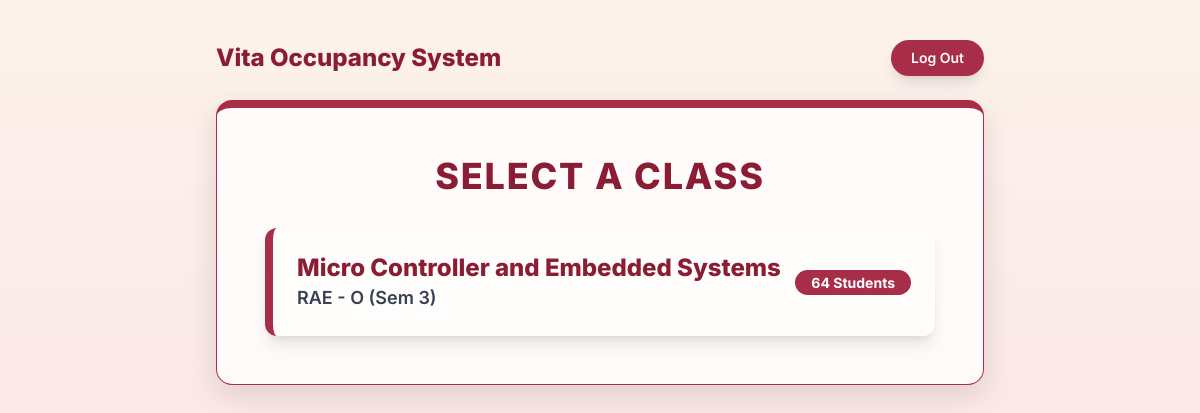
The page /class-selection (signed in) on the database its author committed.
### app.py (models this page shows)
class Class(db.Model):
    id = db.Column(db.Integer, primary_key=True)
    branch = db.Column(db.String(80), nullable=False)
    section = db.Column(db.String(10), nullable=False)
    sem = db.Column(db.Integer, nullable=False)
    strength = db.Column(db.Integer, nullable=False)
    subject_code = db.Column(db.String(20), nullable=False)
    subject_title = db.Column(db.String(120), nullable=False)
    teacher_id = db.Column(db.Integer, db.ForeignKey('teacher.id'), nullable=False)
    students = db.relationship('Student', backref='class_obj', lazy=True, cascade="all, delete-orphan")
    reports = db.relationship('AttendanceReport', backref='class_obj', lazy=True, cascade="all, delete-orphan")

### app.py (the view)
@app.route('/class-selection')
@login_required
def class_selection():
    if session.get('user_role') != 'teacher': return redirect(url_for('index'))
    classes = Class.query.filter_by(teacher_id=current_user.id).all()
    return render_template('class_selection.html', classes=classes)

### app.py (called while the page is built)
@login_manager.user_loader
def load_user(user_id):
    role = session.get('user_role')
    if role == 'teacher': return db.session.get(Teacher, int(user_id))
    elif role == 'student': return db.session.get(Student, int(user_id))
    elif role == 'advisor': return db.session.get(ClassAdvisor, int(user_id))
    return None

### templates/class_selection.html (shortened to what this page needs)
<!DOCTYPE html>
<html lang="en">
<head>
    <script src="https://cdn.tailwindcss.com"></script>
</head>
<body class="p-4 md:p-10 text-gray-800 fade-in">
    <div class="app-container max-w-3xl mx-auto">
        <header class="flex justify-between items-center mb-6">
            <h1 class="text-2xl font-extrabold text-[#8A1C33]">
                Vita Occupancy System
            </h1>
            <a href="{{ url_for('logout') }}" class="btn-animate bg-[#A82D49] text-white text-sm font-semibold px-5 py-2 rounded-full shadow-lg hover:bg-[#8a1c33]">
                Log Out
            </a>
        </header>
        <div class="glass-card rounded-2xl p-8 md:p-12 w-full border-t-8 border-[#A82D49]">
            <h1 class="text-4xl font-extrabold text-[#8A1C33] text-center mb-8 tracking-wider">SELECT A CLASS</h1>
            <div id="class-selection-buttons" class="space-y-4">
                {% for class in classes %}
                <a href="{{ url_for('home', class_id=class.id) }}" class="block w-full text-left p-6 bg-white/40 hover:bg-white/60 rounded-xl shadow-lg transition-all border-l-8 border-[#A82D49]">
                    <div class="flex justify-between items-center">
                        <div>
                            <p class="text-2xl font-extrabold text-[#8A1C33]">{{ class.subject_title }}</p>
                            <p class="text-lg text-gray-700 font-semibold">{{ class.branch }} - {{ class.section }} (Sem {{ class.sem }})</p>
                        </div>
                        <div class="text-right">
                            <span class="px-4 py-1 bg-[#A82D49] text-white text-sm font-bold rounded-full">{{ class.strength }} Students</span>
                        </div>
                    </div>
                </a>
                {% endfor %}
            </div>
        </div>
    </div>
</body>
</html>

### templates/class_selection.html (style rules this page uses)
body { font-family: 'Inter', sans-serif; background: linear-gradient(180deg, #fdf2ec, #fbe9e7, #fdf2ec); min-height: 100vh; color: #333; transition: background 0.5s ease-in-out; }
.fade-in { animation: fadeIn 1s ease forwards; }
.btn-animate { transition: all 0.3s cubic-bezier(0.4, 0, 0.2, 1); }
.glass-card { background: rgba(255, 255, 255, 0.75); backdrop-filter: blur(20px); border: 1px solid rgba(255, 255, 255, 0.5); box-shadow: 0 10px 30px rgba(0, 0, 0, 0.12); }

### rows shown on the page
Class: subject_title "Micro Controller and Embedded Systems", branch "RAE", section "O", sem "3", strength "64"
